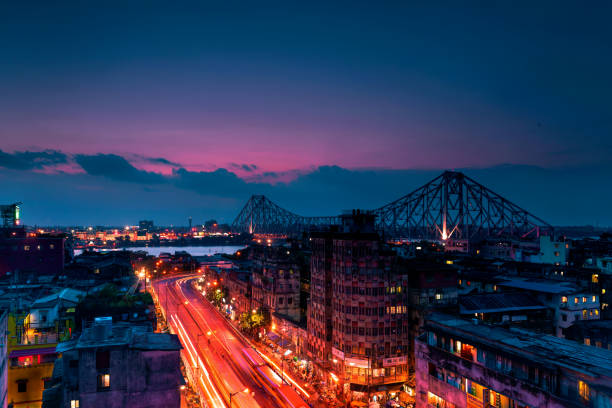
#> input picture Demo.jpg, 612 x 408 px
$ python Gray_to_binary.py
#> lines starting #> are read from the running program, lines starting #| are printed output that depends on the picture
#will be done later
import cv2
img=cv2.imread('Demo.jpg',0)
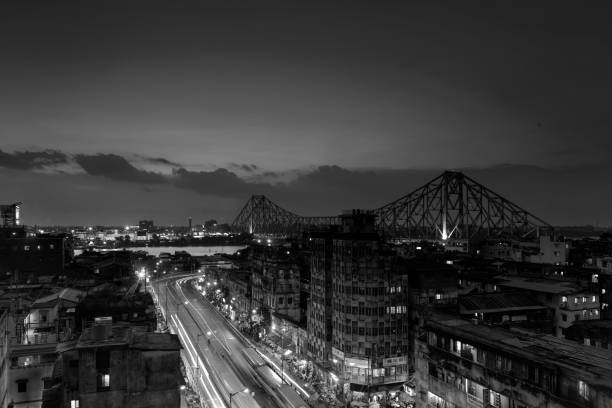
#> img: shape (408, 612); min 0, max 255, mean 56.1

binary=cv2.cvtColor(img,cv2.COLOR_GRAY2RGB)
cv2.imshow('kaka',binary)

cv2.waitKey(0)
